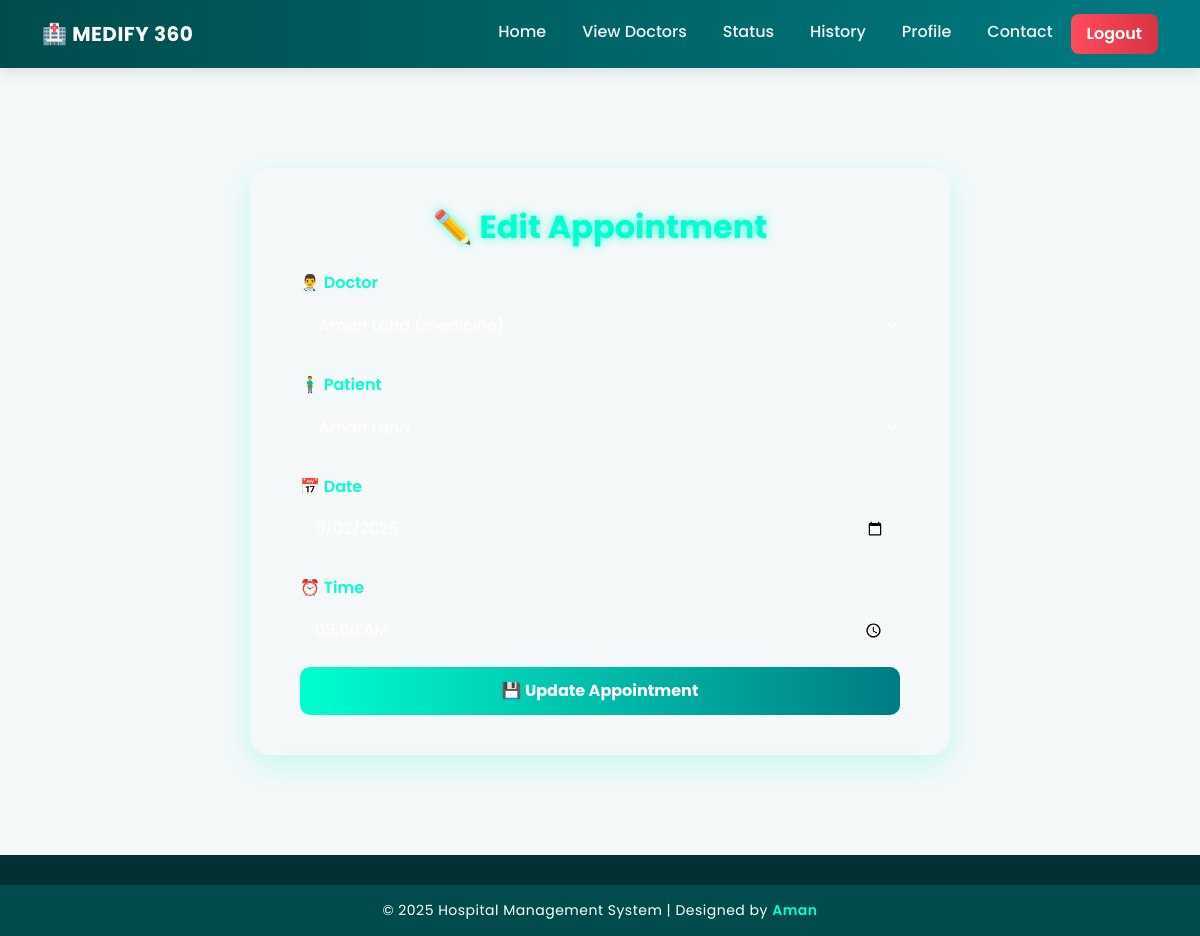
/edit_appointment/3/ (signed in), run on the app's committed database.
### Hospital/models.py (models this page shows, shortened)
class Appointment(models.Model):
    Doctor = models.ForeignKey(Doctor,on_delete=models.CASCADE)
    Patient = models.ForeignKey(Patient,on_delete=models.CASCADE)
    Date1 = models.DateField()
    Time1 = models.TimeField()
    Schedule = models.ForeignKey(DoctorSchedule , on_delete=models.SET_NULL , null=True , blank=True)
    created_by = models.ForeignKey(User , on_delete=models.CASCADE , null=True , blank=True)

class Doctor(models.Model):
    name = models.CharField(max_length=50)
    Mobile = models.BigIntegerField()
    Special = models.CharField(max_length=50)
    qualification = models.CharField(max_length=100 , null=True , blank=True)
    experience = models.CharField(max_length=50, null=True , blank=True)
    gender = models.CharField(max_length=10,null=True , blank=True)
    address = models.TextField(null=True,blank=True)
    image = models.ImageField(upload_to='doctor_image/', null=True , blank=True)

class Patient(models.Model):
    user = models.OneToOneField(User , on_delete=models.CASCADE , null=True )
    name = models.CharField(max_length=80)
    Age = models.IntegerField()
    Gender = models.CharField(max_length=10)
    Mobile = models.BigIntegerField(null=True)
    Address = models.CharField(max_length=300)
    Picture = models.ImageField(upload_to='patient_pics/' , null=True , blank=True)

### Hospital/views.py (the view, shortened to what this page needs)
# urls.py: path('edit_appointment/<int:pid>/',edit_appointment, name='edit_appointment'),
@login_required
def edit_appointment(request, pid):
    appt = Appointment.objects.get(id=pid)
    doctors = Doctor.objects.all()
    patients = Patient.objects.all()
    return render(request, 'edit_appointment.html', {'appt': appt, 'doctors': doctors, 'patients': patients})

### Hospital/templates/edit_appointment.html (shortened to what this page needs)
{% extends 'navigationBar.html' %}
{% block body %}
<div class="container">
  <h2>✏️ Edit Appointment</h2>
  <form method="POST">
    <label>👨‍⚕️ Doctor</label>
    <select name="doctor" required>
      {% for d in doctors %}
      <option value="{{ d.id }}" {% if d.id == appt.Doctor.id %}selected{% endif %}>
        {{ d.name }} ({{ d.Special }})
      </option>
      {% endfor %}
    </select>
    <label>🧍‍♂️ Patient</label>
    <select name="patient" required>
      {% for p in patients %}
      <option value="{{ p.id }}" {% if p.id == appt.Patient.id %}selected{% endif %}>
        {{ p.name }}
      </option>
      {% endfor %}
    </select>
    <label>📅 Date</label>
    <input type="date" name="date" value="{{ appt.Date1|date:'Y-m-d' }}" required>
    <label>⏰ Time</label>
    <input type="time" name="time" value="{{ appt.Time1|time:'H:i' }}" required>
    <button type="submit" class="btn">💾 Update Appointment</button>
  </form>
</div>
{% endblock %}

### Hospital/templates/navigationBar.html (style rules this page uses)
body { margin: 0; font-family: 'Poppins', sans-serif; background-color: #f4f8f9; color: #1a1a1a; }

### Hospital/templates/edit_appointment.html (style rules this page uses)
body { background: linear-gradient(180deg, #031216, #092c31, #013133); color: #fff; font-family: 'Poppins', sans-serif; }
.container { max-width: 700px; margin: 60px auto; background: rgba(255,255,255,0.07); backdrop-filter: blur(10px); padding: 40px 50px; border-radius: 20px; box-shadow: 0 10px 30px rgba(0,255,209,0.2); }
h2 { text-align: center; color: #00ffd1; font-weight: 700; text-shadow: 0 0 10px rgba(0,255,209,0.7); margin-bottom: 25px; }
label { color: #00ffd1; font-weight: 600; margin-top: 10px; display: block; }
select, input { width: 100%; background: rgba(255,255,255,0.1); border: none; border-radius: 10px; color: white; padding: 10px 15px; margin-top: 8px; margin-bottom: 15px; transition: 0.3s; }
.btn { background: linear-gradient(90deg, #00ffd1, #007b83); border: none; border-radius: 10px; padding: 12px; width: 100%; color: #fff; font-weight: 700; font-size: 16px; transition: 0.3s; }

### data on the page
Appointment: doctor "Aman Laha (medicine)", patient "Aman Laha", date "11/02/2025", time "09:00"

### other printed values
{{ year|default:2025 }} "2025"
